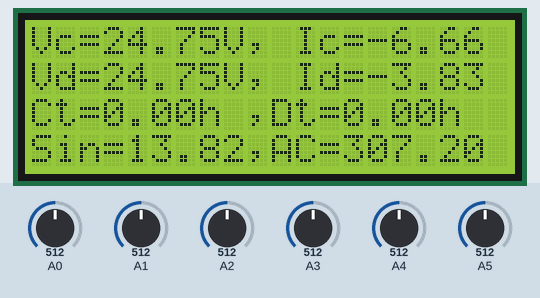
A sketch run on a simulated Arduino Uno, built with avr-gcc and run on an emulated ATmega328P. Shown: 20×4 character LCD. The inputs (shaded band) are chosen by the test bench; at power-on: A3 = 512, A1 = 512, A0 = 512, A2 = 512, A4 = 512, A5 = 512.

Above: at 2.9 s.
3.0 s: A3 set to 646
At 5.2 s:
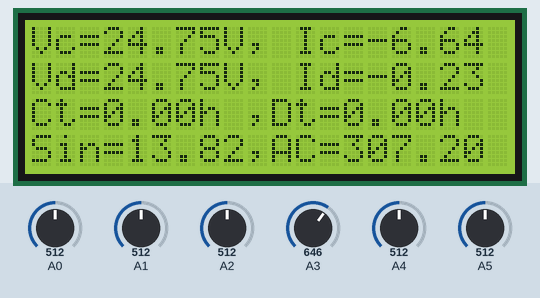
6.1 s: A3 set to 676
At 7.5 s:
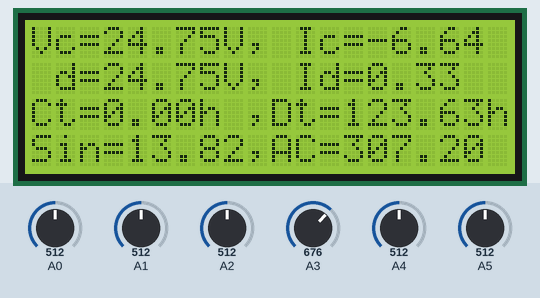
10.6 s: A1 set to 430
At 14.2 s:
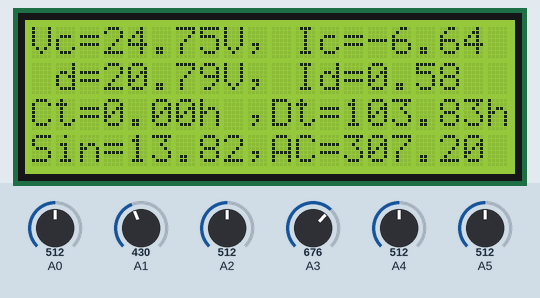
15.2 s: A1 set to 398
At 18.8 s:
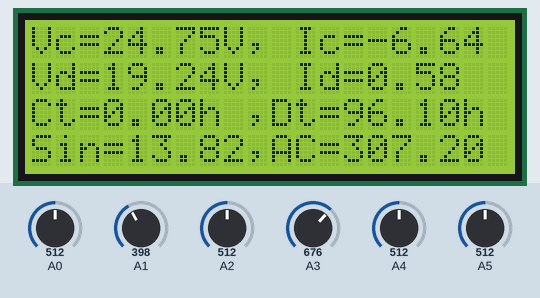
19.8 s: A0 set to 716
At 23.3 s:
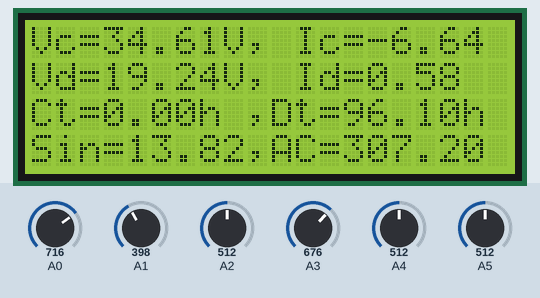
24.3 s: A2 set to 716
At 27.8 s:
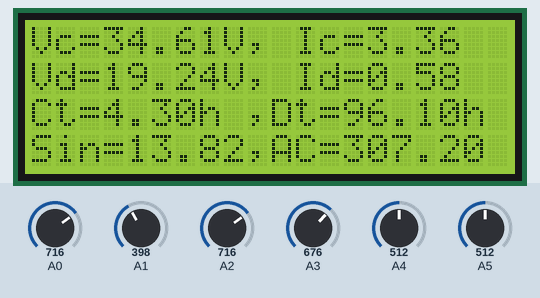
Timing chart, 0 to 29.3 s (numbered marks = the images above; inputs shaded):
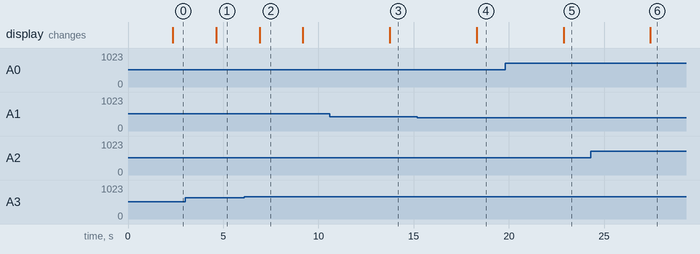

Measured:
- the behaviour switches between 657 and 658 on A3 (found by bisection; images 1 and 2)
- the behaviour switches between 415 and 414 on A1 (found by bisection; images 3 and 4)
- after the input at 3.0 s, the display: changes after 1.6 s (image 1)
- after the input at 6.1 s, the display: changes after 0.81 s (image 2)
- after the input at 10.6 s, the display: changes after 3.1 s (image 3)
- after the input at 15.2 s, the display: changes after 3.1 s (image 4)
- after the input at 19.8 s, the display: changes after 3.1 s (image 5)
- after the input at 24.3 s, the display: changes after 3.1 s (image 6)

The sketch:

volt_measurement.ino
```cpp
#include <LiquidCrystal.h>
LiquidCrystal lcd(13, 12, 11, 10, 9, 8);

//////////////////////////////////////////////////////

float Vcin=0,Vcout=0;
float R1 = 10000;              // R1 = 10K ohm
float R2 = 1000;               // R2 =  1K ohm
float Vdin=0,Vdout=0;
float R3 = 10000;              // R3 = 10K ohm
float R4 = 1000;               // R4 =  1K ohm

/////////////////////////////////////////////////////

double Voltage = 0;
double Current = 0;
double Voltage1 = 0;
double Current1 = 0;
float Batterycapacity = 11.1;            //2000mAh 3.7v Li-ion
float Devicewatt = 2;               //2.5 Watts 12v gear Motor, inverter Load

//////////////////////////////////////////////////////

void setup()
{
lcd.begin(20, 4);
Serial.begin(9600);
}

////////////////////////////////////////////////////

void loop()
{
float S = analogRead(A4);   // Solar in
float si = S*0.027; //6.6V
float I = analogRead(A5);   //inverter output
float io = I*0.6; //250V

////////////////////////////////////////////////////////////////

float C=analogRead(A0);       //read from A3
Vcout = C*(4.5/1024.0);        //convert into voltage
Vcin = Vcout*((R1+R2)/R2);      //voltage divider equation

////////////////////////////////////////////////////////////

float D=analogRead(A1);       //read from A4
Vdout = D*(4.5/1024.0);        //convert into voltage
Vdin = Vdout*((R3+R4)/R4);      //voltage divider equation

//////////////////////////////////////////////////////////////// charging

for(int i = 0; i < 1000; i++)   // Voltage is Sensed 1000 Times for precision
{
Voltage = (Voltage + (.0049 * analogRead(A2) ) );    // (5 V / 1024 (Analog) = 0.0049) which converter Measured analog input voltage to 5 V Range
delay(1);
}
Voltage = Voltage /1000;
Current = (Voltage -3.175)/ 0.100; // Sensed voltage is converter to current 5Amp=185, 20Amp=100, 30Amp=66

///////////////////////////////////////////////////////// discharging

for(int i = 0; i < 1000; i++)   // Voltage is Sensed 1000 Times for precision
{
Voltage1 = (Voltage1 + (.0049 * analogRead(A3) ) );    // (5 V / 1024 (Analog) = 0.0049) which converter Measured analog input voltage to 5 V Range
delay(1);
}
Voltage1 = Voltage1 /1000;
Current1 = (Voltage1 -3.21)/ 0.183; // Sensed voltage is converter to current 5Amp=185, 20Amp=100, 30Amp=66

////////////////////////////////////////////////////////////////////

float t = (Batterycapacity / Current);      //Charging Time = Battery Capacity in Ah / Charging current in Ampere.
float Ct = ((t*0.30)+t);                //Constant current = 0.6 and HW kit = Current;

////////////////////////////////////////////////////////////////////

float Dt = ((Batterycapacity * Vdin * 0.9)/Devicewatt);      //Discharging Time = (Battery Capacity * Battery Volt * 0.9 )/ Device Watt.

//////////////////////////////////////////////////////////////////////

lcd.setCursor(0,0);   //Charging volt amps
lcd.print("Vc=");
lcd.print(Vcin,2);
lcd.print("V");
lcd.print(" ");
//delay(1000);
lcd.setCursor(9,0);
lcd.print(", Ic=");
lcd.print(Current,2);
//lcd.print("A");
lcd.print(" ");
//delay(1000);

////////////////////////////////////////////////////////////

if(Vdin < 1)    //Discharging volt amps
{
  lcd.setCursor(0,1);
  lcd.print("Vd=0.00");
  lcd.print("V");
  lcd.print(" ");
}
 else
 {
  lcd.setCursor(0,1);
  lcd.print("Vd=");
  lcd.print(Vdin,2);
  lcd.print("V");
  lcd.print(" ");
 }
lcd.setCursor(9,1);
lcd.print(", Id=");
lcd.print(Current1,2);
//lcd.print("A");
lcd.print(" ");

///////////////////////////////////////////////////////////

if(Current < 0.09)   //0.09 error in charging current sensor
{
 lcd.setCursor(0,2);
 lcd.print("Ct=0.00");
 lcd.print("h");
 lcd.print(" ");
}
 else
 {
 lcd.setCursor(0,2);
 lcd.print("Ct=");
 lcd.print(Ct);
 lcd.print("h");
 lcd.print(" ");
 }

///////////////////////////////////////////////////

if(Current1 < 0.07)   //0.07 error in Discharging current sensor
{
  lcd.setCursor(9,2);
  lcd.print(",Dt=0.00");
  lcd.print("h");
  lcd.print(" ");
}
 else
 {
  lcd.setCursor(9,2);

  lcd.print(",Dt=");
  lcd.print(Dt);
  lcd.print("h");
lcd.print(" ");
 }

////////////////////////////////////////////////

lcd.setCursor(0,3);
lcd.print("Sin=");
lcd.print(si,2);    //lcd.print("V");
lcd.print(" ");
lcd.setCursor(9,3);
lcd.print(",AC=");
lcd.print(io);
//lcd.print("V");
lcd.print(" ");
//delay(1000);
//lcd.clear();
}
```
